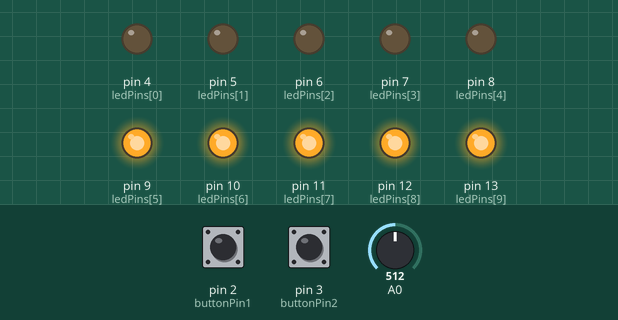
The sketch below on a simulated Arduino Uno, built with avr-gcc and run on an emulated ATmega328P. On the bench: output pins drawn as LEDs (lit = HIGH). The inputs (shaded band) are chosen by the test bench; at power-on: A0 = 512, pin 2 (buttonPin1) LOW, pin 3 (buttonPin2) LOW.

Above: at 1.2 s.
1.3 s: A0 set to 484
At 1.7 s:
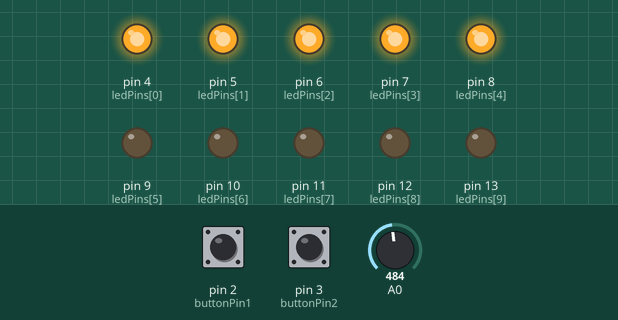
2.8 s: A0 set to 510
At 4.0 s:
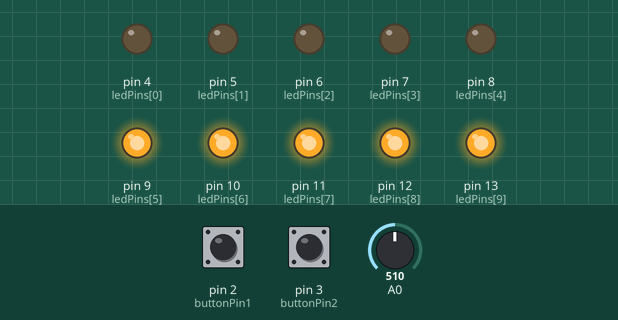
4.3 s: A0 set to 490
At 5.1 s:
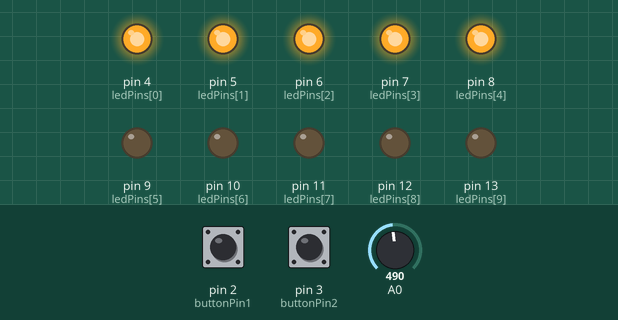
Timing chart, 0 to 7.3 s (numbered marks = the images above; inputs shaded):
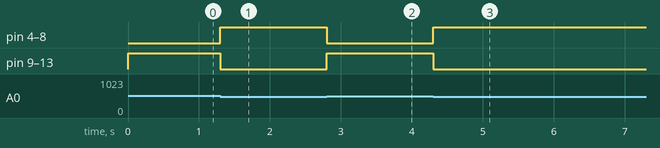

The sketch:

MaxFController.ino
```cpp
const int ledCount = 10;

const int buttonPin1 = 2;
const int buttonPin2 = 3;
int ledPins[] = {
  4,5,6,7,8,9,10,11,12,13
};
int buttonState1 = 0;
int buttonState2 = 0;
void setup() {
  pinMode(buttonPin1,INPUT);
  pinMode(buttonPin2,INPUT);

   for(int thisLed= 0; thisLed<ledCount; thisLed++){
    pinMode(ledPins[thisLed],OUTPUT);
  }
  Serial.begin(9600);

}
 int counter = 4;
void loop() {
  buttonState1 = digitalRead(buttonPin1);
  buttonState2 = digitalRead(buttonPin2);
  int sensorValue = analogRead(A0);

  if(sensorValue>500){
    for(int ledNumber = 0; ledNumber<5;ledNumber++){
      digitalWrite(ledPins[ledNumber+5],HIGH);
      digitalWrite(ledPins[ledNumber],LOW);
    }
  }
  else{
    for(int ledNumber = 0; ledNumber<5;ledNumber++){
      digitalWrite(ledPins[ledNumber+5],LOW);
      digitalWrite(ledPins[ledNumber],HIGH);
    }
   }
}
```

Measured:
- the behaviour switches between 501 and 500 on A0 (found by bisection; images 0 and 1)
- after the input at 1.3 s, pin 4 (ledPins[0]), pin 5 (ledPins[1]), pin 6 (ledPins[2]), pin 7 (ledPins[3]), pin 8 (ledPins[4]): LOW → HIGH at once; pin 9 (ledPins[5]), pin 10 (ledPins[6]), pin 11 (ledPins[7]), pin 12 (ledPins[8]), pin 13 (ledPins[9]): HIGH → LOW at once
- after the input at 2.8 s, pin 4 (ledPins[0]), pin 5 (ledPins[1]), pin 6 (ledPins[2]), pin 7 (ledPins[3]), pin 8 (ledPins[4]): HIGH → LOW at once; pin 9 (ledPins[5]), pin 10 (ledPins[6]), pin 11 (ledPins[7]), pin 12 (ledPins[8]), pin 13 (ledPins[9]): LOW → HIGH at once
- after the input at 4.3 s, pin 4 (ledPins[0]), pin 5 (ledPins[1]), pin 6 (ledPins[2]), pin 7 (ledPins[3]), pin 8 (ledPins[4]): LOW → HIGH at once; pin 9 (ledPins[5]), pin 10 (ledPins[6]), pin 11 (ledPins[7]), pin 12 (ledPins[8]), pin 13 (ledPins[9]): HIGH → LOW at once
